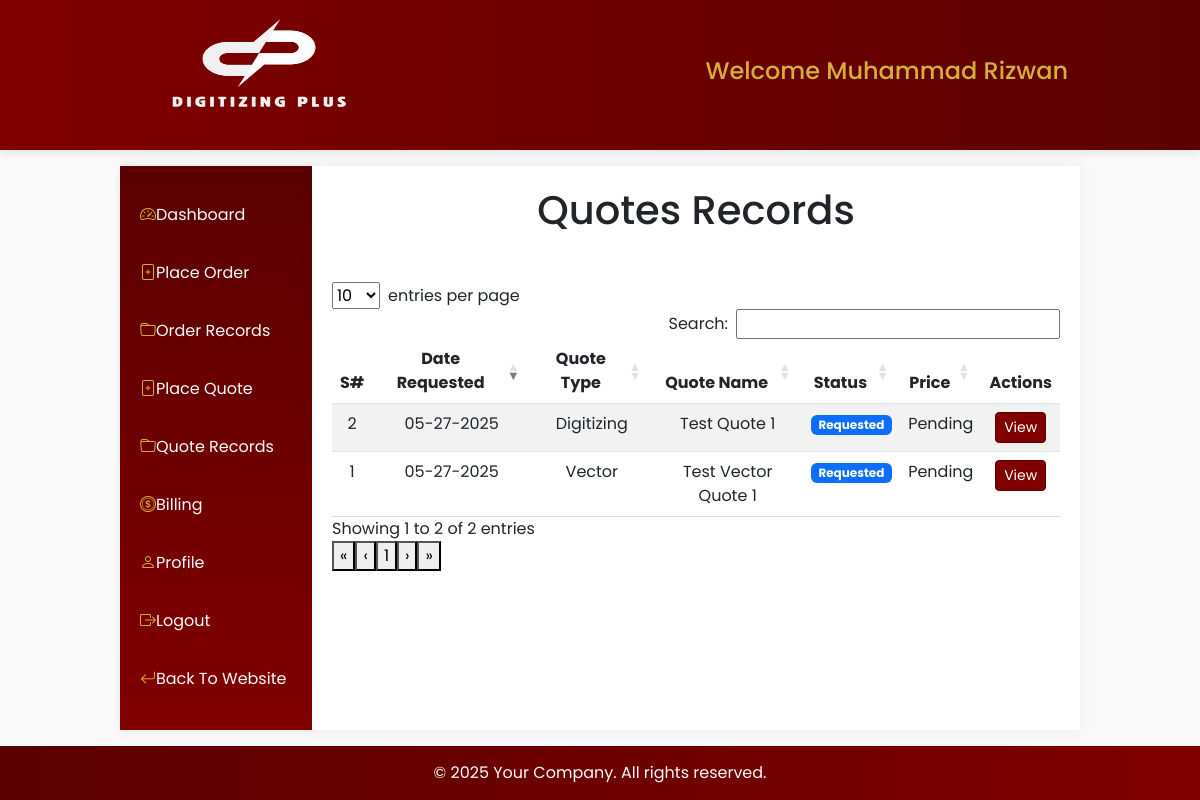
The app's page /user/customer/quote-records/ (signed in) with its own data.
### users/models.py (models this page shows, shortened)
class User(AbstractUser):
    COUNTRY_CHOICES = [
        ('United States', 'United States'),
        ('United Kingdom', 'United Kingdom'),
        ('Australia', 'Australia'),
        ('New Zealand', 'New Zealand'),
        ('Germany', 'Germany'),
        ('Canada', 'Canada'),
    ]
    username = None
    user_id = models.CharField(max_length=100, unique=True, blank=False, null=False)
    email = models.EmailField(unique=True)
    email2 = models.EmailField(blank=True, null=True, verbose_name="Secondary Email")
    email3 = models.EmailField(blank=True, null=True, verbose_name="Tertiary Email")
    first_name = models.CharField(max_length=100, blank=False, null=False)
    last_name = models.CharField(max_length=100, blank=False, null=False)
    phone_number = models.CharField(max_length=50, null=True, blank=True)
    address = models.CharField(max_length=500)
    city = models.CharField(max_length=50)
    state = models.CharField(max_length=50)
    zip_code = models.CharField(max_length=15)
    country = models.CharField(
        max_length=15,
        choices=COUNTRY_CHOICES,
        default='US',  # Default to United States
        verbose_name="Country"
    )
    USERNAME_FIELD = 'user_id'
    REQUIRED_FIELDS = []  # Removed email from required fields
    objects = UserManager()
    COUNTRY_CODE_MAP = {
        'United States': 'us',
        'United Kingdom': 'gb',
        'Australia': 'au',
        'New Zealand': 'nz',
        'Germany': 'de',
        'Canada': 'ca',
    }

### crafting/models.py (models this page shows, shortened)
class VectorQuote(models.Model):
    user = models.ForeignKey(
        settings.AUTH_USER_MODEL,
        on_delete=models.CASCADE,
        related_name='vector_quotes',
    )
    name = models.CharField(max_length=255)
    po_number = models.IntegerField(null=True, blank=True)
    required_format = models.CharField(max_length=50, choices=VECTOR_ORDER_FORMAT)
    color_types = models.CharField(max_length=50, choices=VECTOR_ORDER_COLOR_TYPES)
    colors = models.IntegerField(default=1)
    others = models.CharField(max_length=255, blank=True, null=True)
    instructions = models.TextField(null=True, blank=True)
    quote_status = models.CharField(max_length=50, choices=(
        ('Requested', 'Requested'),
        ('Quoted', 'Quoted'),
        ('Accepted', 'Accepted'),
        ('Rejected', 'Rejected'),
    ), default='Requested')
    price = models.DecimalField(decimal_places=2, max_digits=10, blank=True, null=True)
    created_at = models.DateTimeField(auto_now_add=True)
    converted_to_order = models.ForeignKey(
        'VectorOrder',
        on_delete=models.SET_NULL,
        null=True,
        blank=True,
        related_name='original_quote'
    )

class DigitizingQuote(models.Model):
    user = models.ForeignKey(
        settings.AUTH_USER_MODEL,
        on_delete=models.CASCADE,
        related_name='digitizing_quotes',
    )
    name = models.CharField(max_length=255)
    height = models.DecimalField(decimal_places=2, max_digits=10)
    width = models.DecimalField(decimal_places=2, max_digits=10)
    stitches = models.IntegerField(default=0, null=True, blank=True)
    colors = models.IntegerField(null=True, blank=True)
    po_number = models.IntegerField(null=True, blank=True)
    file_format = models.CharField(max_length=10, choices=FORMAT_CHOICES, null=True, blank=True)
    fabric_type = models.CharField(max_length=50, choices=FABRIC_CHOICES, null=True, blank=True)
    logo_placement = models.CharField(max_length=50, choices=LOGO_PLACEMENT, null=True, blank=True)
    instructions = models.TextField(null=True, blank=True)
    is_urgent = models.BooleanField(default=False)
    quote_status = models.CharField(max_length=50, choices=(
        ('Requested', 'Requested'),
        ('Quoted', 'Quoted'),
        ('Accepted', 'Accepted'),
        ('Rejected', 'Rejected'),
    ), default='Requested')
    price = models.DecimalField(decimal_places=2, max_digits=10, blank=True, null=True)
    created_at = models.DateTimeField(auto_now_add=True)
    converted_to_order = models.ForeignKey(
        'DigitizingOrder',
        on_delete=models.SET_NULL,
        null=True,
        blank=True,
        related_name='original_quote'
    )

### users/views.py (the view)
# urls.py: path('customer/quote-records/', views.quote_records, name='customer-quote-records'),
@login_required
def quote_records(request):
    digitizing = DigitizingQuote.objects.filter(user=request.user)
    patch = PatchQuote.objects.filter(user=request.user)
    vector = VectorQuote.objects.filter(user=request.user)
    all_quotes = []
    for quote in digitizing:
        quote.type = 'Digitizing'
        all_quotes.append(quote)
    for quote in patch:
        quote.type = 'Patch'
        all_quotes.append(quote)
    for quote in vector:
        quote.type = 'Vector'
        all_quotes.append(quote)
    all_quotes.sort(key=lambda x: x.created_at, reverse=True)
    context = {'quotes': all_quotes}
    return render(request, 'users/customer/quotes-records.html', context)

### users/templates/users/customer/quotes-records.html (shortened to what this page needs)
{% extends "users/customer/base.html" %}
{% load static %}
{% load crispy_forms_tags %}
{% block content %}
<link rel="stylesheet" type="text/css" href="{% static "libs/dataTables.bootstrap5.css" %}">
<h1 class="text-center mb-3">Quotes Records</h1>
<div class="mt-5">
    <table id="quotesTable" class="table table-striped" style="width:100%">
        <thead>
            <tr>
                <th class="text-center">S#</th>
                <th class="text-center">Date Requested</th>
                <th class="text-center">Quote Type</th>
                <th class="text-center">Quote Name</th>
                <th class="text-center">Status</th>
                <th class="text-center">Price</th>
                <th class="text-center">Actions</th>
            </tr>
        </thead>
        <tbody>
            {% for quote in quotes %}
                <tr>
                    <td class="text-center">{{ forloop.counter }}</td>
                    <td class="text-center">{{ quote.created_at|date:"m-d-Y" }}</td>
                    <td class="text-center">{{ quote.type }}</td>
                    <td class="text-center">{{ quote.name }}</td>
                    <td>
                        <span class="badge
                            {% if quote.quote_status == 'Requested' %}bg-primary
                            {% elif quote.quote_status == 'Quoted' %}bg-info
                            {% elif quote.quote_status == 'Accepted' %}bg-success
                            {% elif quote.quote_status == 'Rejected' %}bg-danger
                            {% else %}bg-secondary{% endif %}">
                            {{ quote.quote_status }}
                        </span>
                    </td>
                    <td>
                        {% if quote.price %}
                            ${{ quote.price }}
                        {% else %}
                            Pending
                        {% endif %}
                    </td>
                    <td class="text-center">
                        <a href="{% if quote.type == 'Digitizing' %}{% url 'users:digitizing-quote-detail' quote.id %}
                               {% elif quote.type == 'Patch' %}{% url 'users:patch-quote-detail' quote.id %}
                               {% elif quote.type == 'Vector' %}{% url 'users:vector-quote-detail' quote.id %}{% endif %}"
                           class="btn btn-sm btn-primary">
                            View
                        </a>
                    </td>
                </tr>
            {% endfor %}
        </tbody>
    </table>
</div>
{% endblock content %}

### users/templates/users/customer/base.html (shortened to what this page needs)
{% load static %}
<!DOCTYPE html>
<html lang="en">
<head>
    <link href="https://cdn.jsdelivr.net/npm/bootstrap@5.3.0-alpha1/dist/css/bootstrap.min.css" rel="stylesheet">
    <link href="https://cdn.jsdelivr.net/npm/bootstrap-icons@1.11.3/font/bootstrap-icons.css" rel="stylesheet">
    <link rel="stylesheet" href="{% static "css/portals/customerbase.css" %}">
</head>
<body>
<header>
    <div class="container1">
        <div class="row">
            <div class="col-md-6 text-start">
                <div class="logo">
                    <a href="{% url 'web:index' %}"><img src="{% static 'images/logo1.png' %}" alt="Logo"></a>
                </div>
            </div>
            <div class="col-md-6 text-end">
                <h4 class="text-gold">Welcome {{request.user.first_name}} {{request.user.last_name}}</h4>
            </div>
        </div>
    </div>
</header>
    <div class="main-content mt-3 mb-3">
        <nav class="sidebar">
            <ul class="list-group list-group-flush">
                <li class="list-group-item"><a class="nav-link" href="#"><i class="bi bi-speedometer2"></i>Dashboard</a></li>
                <li class="list-group-item"><a class="nav-link" href="{% url "users:customer-orders" %}"><i class="bi bi-file-plus"></i>Place Order</a></li>
                <li class="list-group-item"><a class="nav-link" href="{% url "users:customer-orders-records" %}"><i class="bi bi-folder"></i>Order Records</a></li>
                <li class="list-group-item"><a class="nav-link" href="{% url "users:customer-quotes" %}"><i class="bi bi-file-plus"></i>Place Quote</a></li>
                <li class="list-group-item"><a class="nav-link" href="{% url "users:customer-quote-records" %}"><i class="bi bi-folder"></i>Quote Records</a></li>
                <li class="list-group-item"><a class="nav-link" href="#"><i class="bi bi-coin"></i>Billing</a></li>
                <li class="list-group-item"><a class="nav-link" href="{% url "users:customer-profile" %}"><i class="bi bi-person"></i>Profile</a></li>
                <li class="list-group-item"><a class="nav-link" href="{% url "users:logout" %}"><i class="bi bi-box-arrow-right"></i>Logout</a></li>
                <li class="list-group-item"><a class="nav-link" href="{% url "web:index" %}"><i class="bi bi-arrow-return-left"></i>Back To Website</a></li>
            </ul>
        </nav>
        <main class="content-area">
            {% block content %}
            {% endblock content %}
        </main>
    </div>
    <footer class="footer">
        <p class="mb-0">&copy; {% now "Y" %} Your Company. All rights reserved.</p>
    </footer>
</body>
</html>

### static/css/portals/customerbase.css (style rules this page uses)
:root { --maroon-primary: #800000; --maroon-dark: #5a0000; --maroon-light: #a80000; --cream-accent: #fff5ee; --gold-accent: #d4af37; --text-light: #f8f9fa; --text-dark: #212529; }
body { font-family: 'Poppins', sans-serif; display: flex; flex-direction: column; min-height: 100vh; background-color: #f9f9f9; }
.main-content { flex: 1; display: flex; width: 80%; margin: auto; }
header { background: linear-gradient(to right, var(--maroon-primary), var(--maroon-dark)); color: var(--text-light); padding: 15px 0; box-shadow: 0 2px 10px rgba(0,0,0,0.1); }
.sidebar { width: 20%; background: linear-gradient(to bottom, var(--maroon-dark), var(--maroon-primary)); color: var(--text-light); padding: 20px 0; box-shadow: 3px 0 10px rgba(0,0,0,0.1); }
.nav-link { color: var(--text-light); padding: 12px 20px; margin: 5px 0; border-radius: 4px; transition: all 0.3s ease; }
.nav-link i { color: var(--gold-accent); }
.list-group-item { background-color: transparent; border: none; padding: 0; }
.content-area { width: 80%; padding: 20px; background-color: white; box-shadow: 0 0 15px rgba(0,0,0,0.05); }
.footer { background: linear-gradient(to right, var(--maroon-dark), var(--maroon-primary)); color: var(--text-light); padding: 15px 0; text-align: center; }
.btn-primary { background-color: var(--maroon-primary); border-color: var(--maroon-dark); }
.text-gold { color: var(--gold-accent); }
.logo img { height: 120px; width: 250px; }
header .row { display: flex; align-items: center; margin: 0; }
header .container1 { width: 80%; margin: 0 auto; padding: 0; }

### records on screen
User: user.first_name "Muhammad", user.last_name "Rizwan"
VectorQuote: created_at "05-27-2025", type "Vector", name "Test Vector Quote 1", quote_status "Requested", shows "Pending"
DigitizingQuote: created_at "05-27-2025", type "Digitizing", name "Test Quote 1", quote_status "Requested", shows "Pending"
